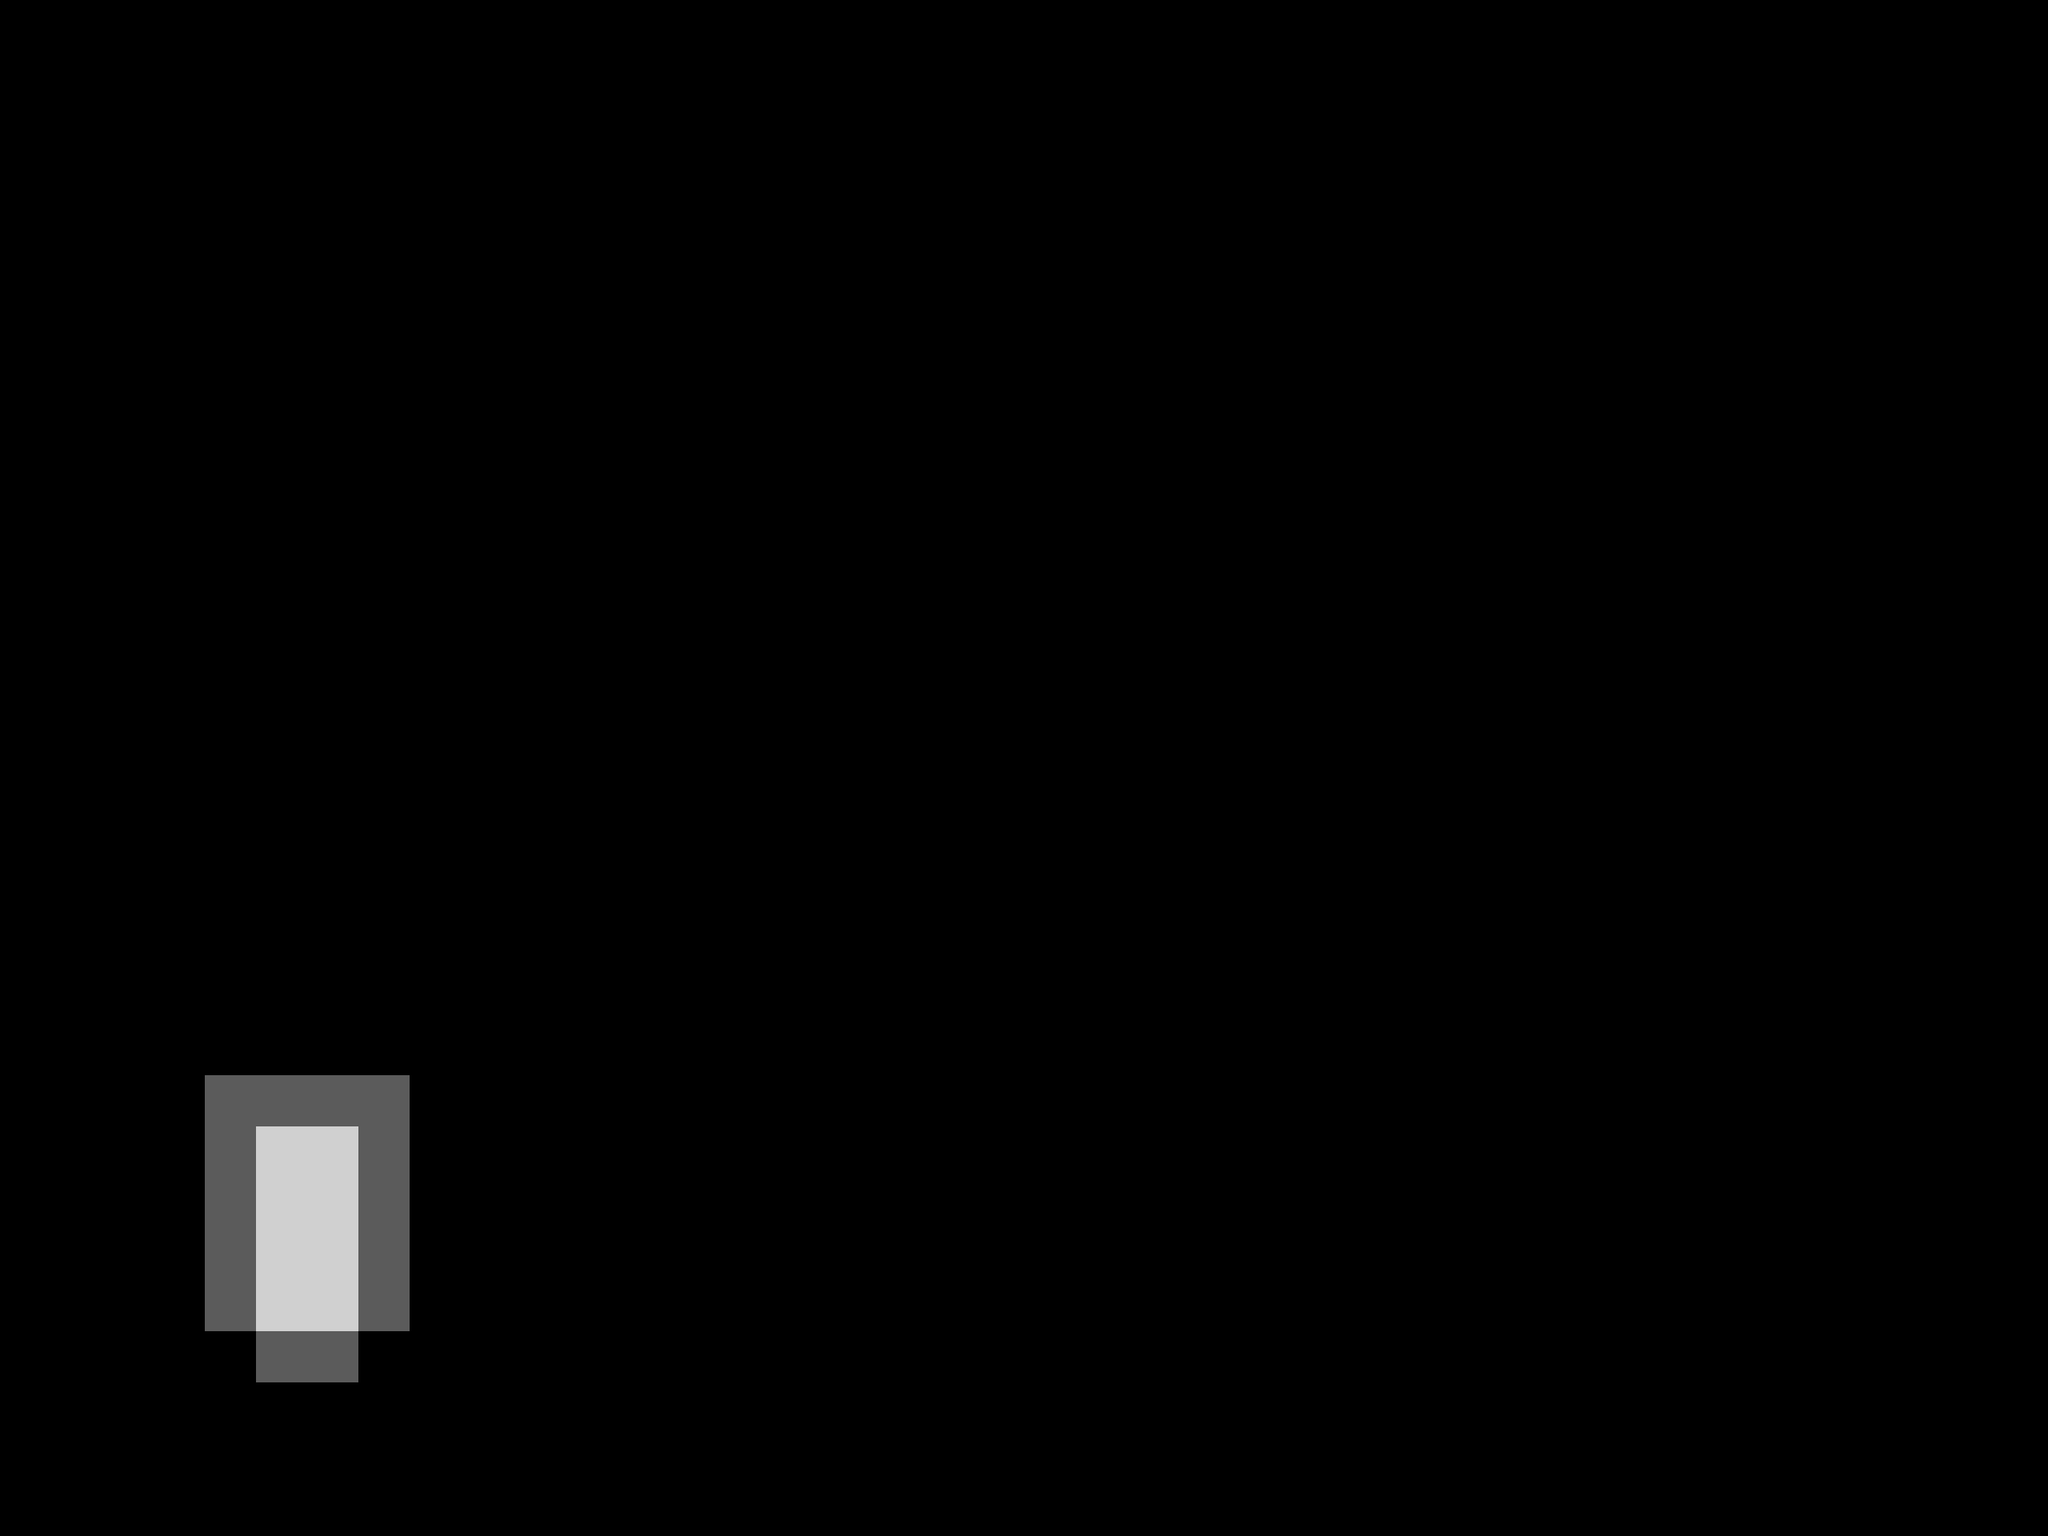

Below is a game level as drawn by its tile map, then a one-line description and the .tmx file that defines it, in full:
An orthogonal 40x30 tile map with 64x64 px tiles, 2 tile layers (bgLayer, collisionLayer).

<map version="1.10" tiledversion="1.10.1" orientation="orthogonal" renderorder="right-down" width="40" height="30" tilewidth="64" tileheight="64" infinite="0" nextlayerid="3" nextobjectid="1">
 <tileset firstgid="1" name="vampyr atari tileset" tilewidth="64" tileheight="64" tilecount="4" columns="2">
  <image source="vampyr atari tileset.png" width="128" height="128" />
  <tile id="0">
   <properties>
    <property name="collides" type="bool" value="true" />
   </properties>
  </tile>
  <tile id="1">
   <properties>
    <property name="collides" type="bool" value="false" />
   </properties>
  </tile>
  <tile id="2">
   <properties>
    <property name="collides" type="bool" value="true" />
   </properties>
  </tile>
  <tile id="3">
   <properties>
    <property name="collides" type="bool" value="true" />
   </properties>
  </tile>
 </tileset>
 <layer id="1" name="bgLayer" width="40" height="30">
  <data encoding="csv">
0,0,0,0,0,0,0,0,0,0,0,0,0,0,0,0,0,0,0,0,0,0,0,0,0,0,0,0,0,0,0,0,0,0,0,0,0,0,0,0,
0,0,0,0,0,0,0,0,0,0,0,0,0,0,0,0,0,0,0,0,0,0,0,0,0,0,0,0,0,0,0,0,0,0,0,0,0,0,0,0,
0,0,0,0,0,0,0,0,0,0,0,0,0,0,0,0,0,0,0,0,0,0,0,0,0,0,0,0,0,0,0,0,0,0,0,0,0,0,0,0,
0,0,0,0,0,0,0,0,0,0,0,0,0,0,0,0,0,0,0,0,0,0,0,0,0,0,0,0,0,0,0,0,0,0,0,0,0,0,0,0,
0,0,0,0,0,0,0,0,0,0,0,0,0,0,0,0,0,0,0,0,0,0,0,0,0,0,0,0,0,0,0,0,0,0,0,0,0,0,0,0,
0,0,0,0,0,0,0,0,0,0,0,0,0,0,0,0,0,0,0,0,0,0,0,0,0,0,0,0,0,0,0,0,0,0,0,0,0,0,0,0,
0,0,0,0,0,0,0,0,0,0,0,0,0,0,0,0,0,0,0,0,0,0,0,0,0,0,0,0,0,0,0,0,0,0,0,0,0,0,0,0,
0,0,0,0,0,0,0,0,0,0,0,0,0,0,0,0,0,0,0,0,0,0,0,0,0,0,0,0,0,0,0,0,0,0,0,0,0,0,0,0,
0,0,0,0,0,0,0,0,0,0,0,0,0,0,0,0,0,0,0,0,0,0,0,0,0,0,0,0,0,0,0,0,0,0,0,0,0,0,0,0,
0,0,0,0,0,0,0,0,0,0,0,0,0,0,0,0,0,0,0,0,0,0,0,0,0,0,0,0,0,0,0,0,0,0,0,0,0,0,0,0,
0,0,0,0,0,0,0,0,0,0,0,0,0,0,0,0,0,0,0,0,0,0,0,0,0,0,0,0,0,0,0,0,0,0,0,0,0,0,0,0,
0,0,0,0,0,0,0,0,0,0,0,0,0,0,0,0,0,0,0,0,0,0,0,0,0,0,0,0,0,0,0,0,0,0,0,0,0,0,0,0,
0,0,0,0,0,0,0,0,0,0,0,0,0,0,0,0,0,0,0,0,0,0,0,0,0,0,0,0,0,0,0,0,0,0,0,0,0,0,0,0,
0,0,0,0,0,0,0,0,0,0,0,0,0,0,0,0,0,0,0,0,0,0,0,0,0,0,0,0,0,0,0,0,0,0,0,0,0,0,0,0,
0,0,0,0,0,0,0,0,0,0,0,0,0,0,0,0,0,0,0,0,0,0,0,0,0,0,0,0,0,0,0,0,0,0,0,0,0,0,0,0,
0,0,0,0,0,0,0,0,0,0,0,0,0,0,0,0,0,0,0,0,0,0,0,0,0,0,0,0,0,0,0,0,0,0,0,0,0,0,0,0,
0,0,0,0,0,0,0,0,0,0,0,0,0,0,0,0,0,0,0,0,0,0,0,0,0,0,0,0,0,0,0,0,0,0,0,0,0,0,0,0,
0,0,0,0,0,0,0,0,0,0,0,0,0,0,0,0,0,0,0,0,0,0,0,0,0,0,0,0,0,0,0,0,0,0,0,0,0,0,0,0,
0,0,0,0,0,0,0,0,0,0,0,0,0,0,0,0,0,0,0,0,0,0,0,0,0,0,0,0,0,0,0,0,0,0,0,0,0,0,0,0,
0,0,0,0,0,0,0,0,0,0,0,0,0,0,0,0,0,0,0,0,0,0,0,0,0,0,0,0,0,0,0,0,0,0,0,0,0,0,0,0,
0,0,0,0,0,0,0,0,0,0,0,0,0,0,0,0,0,0,0,0,0,0,0,0,0,0,0,0,0,0,0,0,0,0,0,0,0,0,0,0,
0,0,0,0,0,0,0,0,0,0,0,0,0,0,0,0,0,0,0,0,0,0,0,0,0,0,0,0,0,0,0,0,0,0,0,0,0,0,0,0,
0,0,0,0,0,2,2,0,0,0,0,0,0,0,0,0,0,0,0,0,0,0,0,0,0,0,0,0,0,0,0,0,0,0,0,0,0,0,0,0,
0,0,0,0,0,2,2,0,0,0,0,0,0,0,0,0,0,0,0,0,0,0,0,0,0,0,0,0,0,0,0,0,0,0,0,0,0,0,0,0,
0,0,0,0,0,2,2,0,0,0,0,0,0,0,0,0,0,0,0,0,0,0,0,0,0,0,0,0,0,0,0,0,0,0,0,0,0,0,0,0,
0,0,0,0,0,2,2,0,0,0,0,0,0,0,0,0,0,0,0,0,0,0,0,0,0,0,0,0,0,0,0,0,0,0,0,0,0,0,0,0,
0,0,0,0,0,0,0,0,0,0,0,0,0,0,0,0,0,0,0,0,0,0,0,0,0,0,0,0,0,0,0,0,0,0,0,0,0,0,0,0,
0,0,0,0,0,0,0,0,0,0,0,0,0,0,0,0,0,0,0,0,0,0,0,0,0,0,0,0,0,0,0,0,0,0,0,0,0,0,0,0,
0,0,0,0,0,0,0,0,0,0,0,0,0,0,0,0,0,0,0,0,0,0,0,0,0,0,0,0,0,0,0,0,0,0,0,0,0,0,0,0,
0,0,0,0,0,0,0,0,0,0,0,0,0,0,0,0,0,0,0,0,0,0,0,0,0,0,0,0,0,0,0,0,0,0,0,0,0,0,0,0
</data>
 </layer>
 <layer id="2" name="collisionLayer" width="40" height="30">
  <data encoding="csv">
0,0,0,0,0,0,0,0,0,0,0,0,0,0,0,0,0,0,0,0,0,0,0,0,0,0,0,0,0,0,0,0,0,0,0,0,0,0,0,0,
0,0,0,0,0,0,0,0,0,0,0,0,0,0,0,0,0,0,0,0,0,0,0,0,0,0,0,0,0,0,0,0,0,0,0,0,0,0,0,0,
0,0,0,0,0,0,0,0,0,0,0,0,0,0,0,0,0,0,0,0,0,0,0,0,0,0,0,0,0,0,0,0,0,0,0,0,0,0,0,0,
0,0,0,0,0,0,0,0,0,0,0,0,0,0,0,0,0,0,0,0,0,0,0,0,0,0,0,0,0,0,0,0,0,0,0,0,0,0,0,0,
0,0,0,0,0,0,0,0,0,0,0,0,0,0,0,0,0,0,0,0,0,0,0,0,0,0,0,0,0,0,0,0,0,0,0,0,0,0,0,0,
0,0,0,0,0,0,0,0,0,0,0,0,0,0,0,0,0,0,0,0,0,0,0,0,0,0,0,0,0,0,0,0,0,0,0,0,0,0,0,0,
0,0,0,0,0,0,0,0,0,0,0,0,0,0,0,0,0,0,0,0,0,0,0,0,0,0,0,0,0,0,0,0,0,0,0,0,0,0,0,0,
0,0,0,0,0,0,0,0,0,0,0,0,0,0,0,0,0,0,0,0,0,0,0,0,0,0,0,0,0,0,0,0,0,0,0,0,0,0,0,0,
0,0,0,0,0,0,0,0,0,0,0,0,0,0,0,0,0,0,0,0,0,0,0,0,0,0,0,0,0,0,0,0,0,0,0,0,0,0,0,0,
0,0,0,0,0,0,0,0,0,0,0,0,0,0,0,0,0,0,0,0,0,0,0,0,0,0,0,0,0,0,0,0,0,0,0,0,0,0,0,0,
0,0,0,0,0,0,0,0,0,0,0,0,0,0,0,0,0,0,0,0,0,0,0,0,0,0,0,0,0,0,0,0,0,0,0,0,0,0,0,0,
0,0,0,0,0,0,0,0,0,0,0,0,0,0,0,0,0,0,0,0,0,0,0,0,0,0,0,0,0,0,0,0,0,0,0,0,0,0,0,0,
0,0,0,0,0,0,0,0,0,0,0,0,0,0,0,0,0,0,0,0,0,0,0,0,0,0,0,0,0,0,0,0,0,0,0,0,0,0,0,0,
0,0,0,0,0,0,0,0,0,0,0,0,0,0,0,0,0,0,0,0,0,0,0,0,0,0,0,0,0,0,0,0,0,0,0,0,0,0,0,0,
0,0,0,0,0,0,0,0,0,0,0,0,0,0,0,0,0,0,0,0,0,0,0,0,0,0,0,0,0,0,0,0,0,0,0,0,0,0,0,0,
0,0,0,0,0,0,0,0,0,0,0,0,0,0,0,0,0,0,0,0,0,0,0,0,0,0,0,0,0,0,0,0,0,0,0,0,0,0,0,0,
0,0,0,0,0,0,0,0,0,0,0,0,0,0,0,0,0,0,0,0,0,0,0,0,0,0,0,0,0,0,0,0,0,0,0,0,0,0,0,0,
0,0,0,0,0,0,0,0,0,0,0,0,0,0,0,0,0,0,0,0,0,0,0,0,0,0,0,0,0,0,0,0,0,0,0,0,0,0,0,0,
3,3,3,3,3,3,3,3,3,3,3,3,0,0,0,0,0,0,0,0,0,0,0,0,0,0,0,0,0,0,0,0,0,0,0,0,0,0,0,0,
3,3,3,3,3,3,3,3,3,3,3,3,0,0,0,0,0,0,0,0,0,0,0,0,0,0,0,0,0,0,0,0,0,0,0,0,0,0,0,0,
3,3,3,3,3,3,3,3,3,3,3,3,0,0,0,0,0,0,0,0,0,0,0,0,0,0,0,0,0,0,0,0,0,0,0,0,0,0,0,0,
3,3,3,3,1,1,1,1,3,3,3,3,0,0,0,0,0,0,0,0,0,0,0,0,0,0,0,0,0,0,0,0,0,0,0,0,0,0,0,0,
3,3,3,3,1,0,0,1,3,3,3,3,0,0,0,0,0,0,0,0,0,0,0,0,0,0,0,0,0,0,0,0,0,0,0,0,0,0,0,0,
3,3,3,3,1,0,0,1,3,3,3,3,0,0,0,0,0,0,0,0,0,0,0,0,0,0,0,0,0,0,0,0,0,0,0,0,0,0,0,0,
3,3,3,3,1,0,0,1,3,3,3,3,0,0,0,0,0,0,0,0,0,0,0,0,0,0,0,0,0,0,0,0,0,0,0,0,0,0,0,0,
3,3,3,3,1,0,0,1,3,3,3,3,0,0,0,0,0,0,0,0,0,0,0,0,0,0,0,0,0,0,0,0,0,0,0,0,0,0,0,0,
3,3,3,3,3,1,1,3,3,3,3,3,0,0,0,0,0,0,0,0,0,0,0,0,0,0,0,0,0,0,0,0,0,0,0,0,0,0,0,0,
3,3,3,3,3,3,3,3,3,3,3,3,0,0,0,0,0,0,0,0,0,0,0,0,0,0,0,0,0,0,0,0,0,0,0,0,0,0,0,0,
3,3,3,3,3,3,3,3,3,3,3,3,0,0,0,0,0,0,0,0,0,0,0,0,0,0,0,0,0,0,0,0,0,0,0,0,0,0,0,0,
3,3,3,3,3,3,3,3,3,3,3,3,0,0,0,0,0,0,0,0,0,0,0,0,0,0,0,0,0,0,0,0,0,0,0,0,0,0,0,0
</data>
 </layer>
</map>
